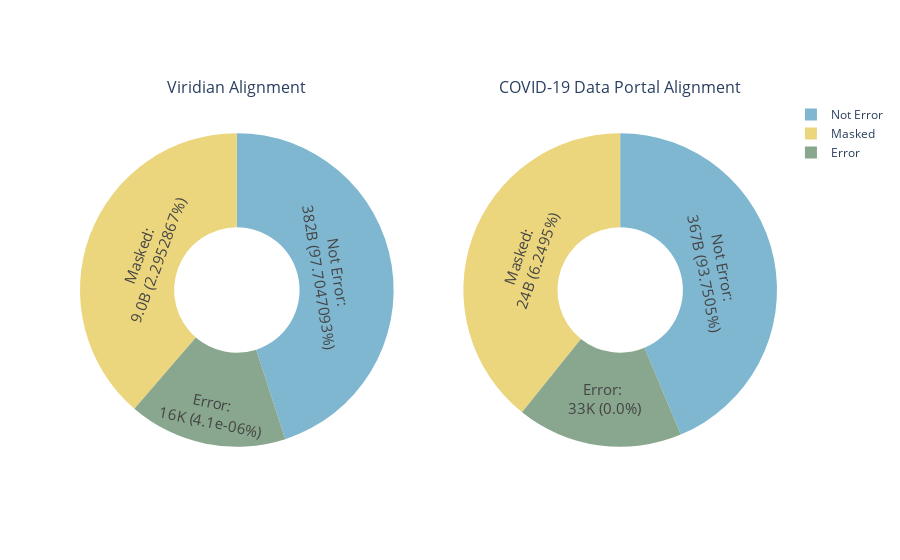

Source (notebook cell):
### Code cell
# Create the subplots
fig = make_subplots(rows=1, cols=2, subplot_titles=['Viridian Alignment', 'COVID-19 Data Portal Alignment'],
                    specs=[[{'type':'pie'}, {'type':'pie'}]])

# Create the pie chart for VIR
pie_VIR = go.Pie(labels=df_VIR_plot['Category'], values=df_VIR_plot['Percentage'], hole=0.4,
                 text=df_VIR_plot['Category']+': <br>' + df_VIR_plot['Raw_number'].astype(str)+
                 ' ('+(df_VIR_plot['Raw_Percentage']*100).round(7).astype(str)+'%)',
                 textinfo='percent+text',
                 marker={'colors': colors},
                 hovertemplate='%{label}<br>Current percentage: %{percent:.1%}<br>: %{text}',
                 textfont={'size': 15},
                 texttemplate='%{text}',# (%{percent:.1%})',
                 name='VIR')

# Add pie chart for VIR to subplot
fig.add_trace(pie_VIR, row=1, col=1)

# Create the pie chart for COL
pie_COL = go.Pie(labels=df_COL_plot['Category'], values=df_COL_plot['Percentage'], hole=0.4,
                 text=df_COL_plot['Category']+': <br>' + df_COL_plot['Raw_number'].astype(str)+
                 ' ('+(df_COL_plot['Raw_Percentage']*100).round(4).astype(str)+'%)',
                 textinfo='percent+text',
                 marker={'colors': colors},
                 hovertemplate='%{label}<br>Current percentage: %{percent:.1%}<br>: %{text}',
                 textfont={'size': 15},
                 texttemplate='%{text}',# (%{percent:.1%})',
                 name='COL')

# Add pie chart for COL to subplot
fig.add_trace(pie_COL, row=1, col=2)


fig.show()
"""
# Set titles for the two subplots
# fig.update_layout(title_text="subplots_error")  # Increase figure size

# Save the figure as an HTML file
pio.write_html(fig, 'Figure/subplots_all.html')
"""

### Figure 1 — Plotly figure (JSON) as saved in the notebook; plotly's stock layout.template omitted (floating-point values rounded to 4 significant figures)
{"data": [{"domain": {"x": [0, 0.45], "y": [0, 1]}, "hole": 0.4, "hovertemplate": "%{label}<br>Current percentage: %{percent:.1%}<br>: %{text}", "labels": ["Masked", "Not Error", "Error"], "marker": {"colors": ["#EBD67E", "#7FB7D1", "#89A78E"]}, "name": "VIR", "text": ["Masked: <br>9.0B (2.2952867%)", "Not Error: <br>382B (97.7047093%)", "Error: <br>16K (4.1e-06%)"], "textfont": {"size": 15}, "textinfo": "percent+text", "texttemplate": "%{text}", "type": "pie", "values": [5.858e-11, 6.817e-11, 2.473e-11]}, {"domain": {"x": [0.55, 1], "y": [0, 1]}, "hole": 0.4, "hovertemplate": "%{label}<br>Current percentage: %{percent:.1%}<br>: %{text}", "labels": ["Masked", "Not Error", "Error"], "marker": {"colors": ["#EBD67E", "#7FB7D1", "#89A78E"]}, "name": "COL", "text": ["Masked: <br>24B (6.2495%)", "Not Error: <br>367B (93.7505%)", "Error: <br>33K (0.0%)"], "textfont": {"size": 15}, "textinfo": "percent+text", "texttemplate": "%{text}", "type": "pie", "values": [6.114e-11, 6.806e-11, 2.662e-11]}], "layout": {"annotations": [{"font": {"size": 16}, "showarrow": false, "text": "Viridian Alignment", "x": 0.225, "xanchor": "center", "xref": "paper", "y": 1, "yanchor": "bottom", "yref": "paper"}, {"font": {"size": 16}, "showarrow": false, "text": "COVID-19 Data Portal Alignment", "x": 0.775, "xanchor": "center", "xref": "paper", "y": 1, "yanchor": "bottom", "yref": "paper"}]}}
